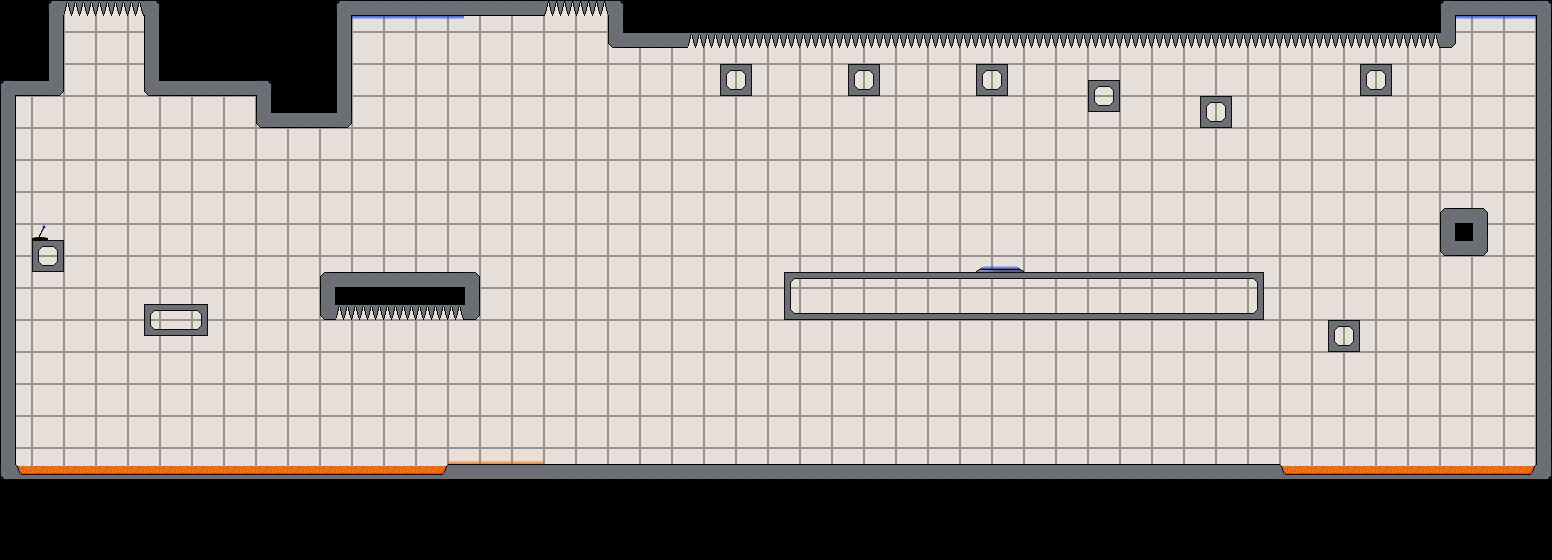

The image is a tile-based game level rendered from a .tmx file. Its description and source (layers, tilesets, objects; grid data summarised) follow:
An orthogonal 97x35 tile map with 16x16 px tiles, 8 tile layers (background, walls, switches, gravTiles, ...) and 1 object (spawnPoint1).

<map version="1.0" orientation="orthogonal" width="97" height="35" tilewidth="16" tileheight="16">
 <tileset firstgid="1" name="interiorTileset" tilewidth="16" tileheight="16">
  <image source="interiorTileset.png" trans="ff00ff" width="144" height="64" />
 </tileset>
 <layer name="background" width="97" height="35">
  <data>[3395 cells, 3395 non-empty, 5 distinct tile ids]</data>
 </layer>
 <layer name="walls" width="97" height="35">
  <data>[3395 cells, 307 non-empty, 21 distinct tile ids]</data>
 </layer>
 <layer name="switches" width="97" height="35">
  <data>[3395 cells, 1 non-empty, 1 distinct tile ids]</data>
 </layer>
 <layer name="gravTiles" width="97" height="35">
  <data>[3395 cells, 18 non-empty, 2 distinct tile ids]</data>
 </layer>
 <objectgroup name="spawnPoint" width="97" height="35">
  <object name="spawnPoint1" x="500" y="415" />
 </objectgroup>
 <layer name="acid" width="97" height="35">
  <data>[3395 cells, 167 non-empty, 4 distinct tile ids]</data>
 </layer>
 <layer name="exit" width="97" height="35">
  <data>[3395 cells, 1 non-empty, 1 distinct tile ids]</data>
 </layer>
 <layer name="exitDummyTiles" width="97" height="35">
  <data>[3395 cells, 2 non-empty, 2 distinct tile ids]</data>
 </layer>
 <layer name="spikes" width="97" height="35">
  <data>[3395 cells, 61 non-empty, 2 distinct tile ids]</data>
 </layer>
</map>